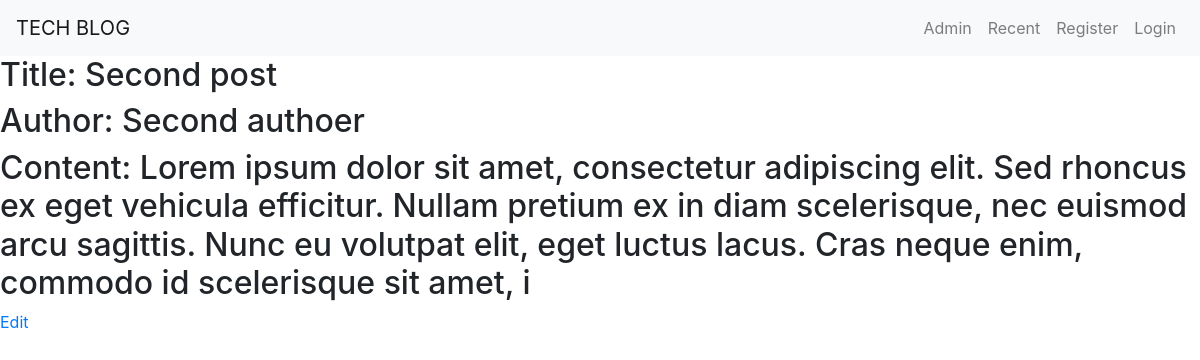
/blog_list/2/, run on the app's committed database.
### blog_app/models.py (models this page shows, shortened)
class BlogPost(models.Model):
    title = models.CharField(max_length=256)
    author = models.CharField(max_length=256)
    content = models.CharField(max_length=256)
    date = models.DateTimeField(default=datetime.now, blank=True)

### blog_app/views.py (the view)
# urls.py: url(r'^(?P<pk>\d+)/$', views.BlogDetailView.as_view(), name='detail'),
class BlogDetailView(DetailView):
    context_object_name = 'blogpost_detail'
    model = models.BlogPost
    template_name = 'blog_detail.html'

### blog_app/templates/blog_detail.html (shortened to what this page needs)
<!DOCTYPE html>
{% extends 'blog_app_base.html' %}
{% block body_block%}
  <h1>Blog detail</h1>
  <h2>Title: {{ blogpost_detail.title }}</h2>
  <h2>Author: {{ blogpost_detail.author }}</h2>
  <h2>Content: {{ blogpost_detail.content }}</h2>
  <p><a href="{% url 'tech_blog:update' pk=blogpost_detail.pk %}">Edit</a></p>
{% endblock %}

### blog_app/static/css/styles.css (style rules this page uses)
body { font-family: 'Roboto'; }
.background { background-repeat: no-repeat; background-size: cover; }

### data on the page
BlogPost: title "Second post", author "Second authoer", content "Lorem ipsum dolor sit amet, consectetur adipiscing elit. Sed rhoncus ex eget vehicula efficitur. Nullam pretium ex in diam scelerisque, nec euismod arcu sagittis. Nunc eu volutpat elit, eget luctus lacus. Cras neque enim, commodo id scelerisque sit amet, i"
